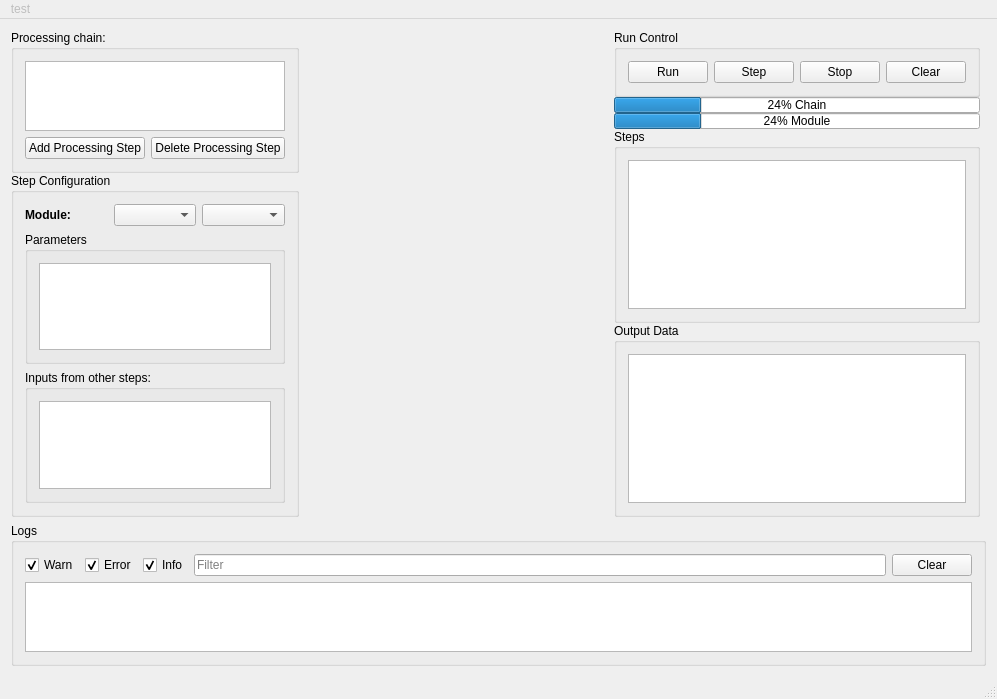
<?xml version="1.0" encoding="UTF-8"?>
<ui version="4.0">
 <class>MainWindow</class>
 <widget class="QMainWindow" name="MainWindow">
  <property name="geometry">
   <rect>
    <x>0</x>
    <y>0</y>
    <width>997</width>
    <height>699</height>
   </rect>
  </property>
  <property name="windowTitle">
   <string>MainWindow</string>
  </property>
  <widget class="QWidget" name="centralWidget">
   <layout class="QGridLayout" name="gridLayout">
    <item row="1" column="1" colspan="2">
     <widget class="QGroupBox" name="groupBox_5">
      <property name="title">
       <string>Logs</string>
      </property>
      <layout class="QGridLayout" name="gridLayout_6">
       <item row="0" column="0">
        <layout class="QHBoxLayout" name="horizontalLayout_2">
         <item>
          <widget class="QCheckBox" name="logWarnCheckbox">
           <property name="enabled">
            <bool>true</bool>
           </property>
           <property name="focusPolicy">
            <enum>Qt::NoFocus</enum>
           </property>
           <property name="text">
            <string>Warn</string>
           </property>
           <property name="checked">
            <bool>true</bool>
           </property>
          </widget>
         </item>
         <item>
          <widget class="QCheckBox" name="logErrorCheckbox">
           <property name="focusPolicy">
            <enum>Qt::NoFocus</enum>
           </property>
           <property name="text">
            <string>Error</string>
           </property>
           <property name="checked">
            <bool>true</bool>
           </property>
          </widget>
         </item>
         <item>
          <widget class="QCheckBox" name="logInfoCheckbox">
           <property name="focusPolicy">
            <enum>Qt::NoFocus</enum>
           </property>
           <property name="text">
            <string>Info</string>
           </property>
           <property name="checked">
            <bool>true</bool>
           </property>
          </widget>
         </item>
         <item>
          <widget class="QLineEdit" name="logFilterLE">
           <property name="inputMask">
            <string/>
           </property>
           <property name="placeholderText">
            <string>Filter</string>
           </property>
          </widget>
         </item>
         <item>
          <widget class="QPushButton" name="clearLogButton">
           <property name="text">
            <string>Clear</string>
           </property>
          </widget>
         </item>
        </layout>
       </item>
       <item row="2" column="0">
        <widget class="QPlainTextEdit" name="tbLog">
         <property name="readOnly">
          <bool>true</bool>
         </property>
        </widget>
       </item>
      </layout>
     </widget>
    </item>
    <item row="0" column="1">
     <layout class="QVBoxLayout" name="verticalLayout">
      <item>
       <layout class="QHBoxLayout" name="horizontalLayout_3" stretch="1,4,1">
        <item>
         <layout class="QVBoxLayout" name="verticalLayoutLeft">
          <property name="spacing">
           <number>0</number>
          </property>
          <item>
           <widget class="QGroupBox" name="groupBox">
            <property name="sizePolicy">
             <sizepolicy hsizetype="Expanding" vsizetype="Expanding">
              <horstretch>0</horstretch>
              <verstretch>0</verstretch>
             </sizepolicy>
            </property>
            <property name="title">
             <string>Processing chain:</string>
            </property>
            <layout class="QGridLayout" name="gridLayout_2">
             <item row="1" column="0">
              <widget class="QListView" name="listProcessingSteps">
               <property name="sizePolicy">
                <sizepolicy hsizetype="Preferred" vsizetype="Preferred">
                 <horstretch>0</horstretch>
                 <verstretch>0</verstretch>
                </sizepolicy>
               </property>
              </widget>
             </item>
             <item row="2" column="0">
              <layout class="QHBoxLayout" name="horizontalLayoutButtons">
               <item>
                <widget class="QPushButton" name="addButton">
                 <property name="text">
                  <string>Add Processing Step</string>
                 </property>
                </widget>
               </item>
               <item>
                <widget class="QPushButton" name="deleteButton">
                 <property name="text">
                  <string>Delete Processing Step</string>
                 </property>
                </widget>
               </item>
              </layout>
             </item>
            </layout>
           </widget>
          </item>
          <item>
           <widget class="QGroupBox" name="groupBox_2">
            <property name="title">
             <string>Step Configuration</string>
            </property>
            <layout class="QGridLayout" name="gridLayout_4">
             <item row="3" column="0">
              <widget class="QGroupBox" name="groupBox_3">
               <property name="title">
                <string>Parameters</string>
               </property>
               <layout class="QGridLayout" name="gridLayout_3">
                <item row="1" column="0">
                 <widget class="QTableView" name="tableParams"/>
                </item>
               </layout>
              </widget>
             </item>
             <item row="0" column="0">
              <layout class="QHBoxLayout" name="horizontalLayout">
               <item>
                <widget class="QLabel" name="label_3">
                 <property name="font">
                  <font>
                   <weight>75</weight>
                   <bold>true</bold>
                  </font>
                 </property>
                 <property name="text">
                  <string>Module:</string>
                 </property>
                </widget>
               </item>
               <item>
                <widget class="QComboBox" name="comboCategory"/>
               </item>
               <item>
                <widget class="QComboBox" name="comboModule"/>
               </item>
              </layout>
             </item>
             <item row="4" column="0">
              <widget class="QGroupBox" name="groupBox_4">
               <property name="title">
                <string>Inputs from other steps:</string>
               </property>
               <layout class="QGridLayout" name="gridLayout_5">
                <item row="1" column="0">
                 <widget class="QTableView" name="tableInputs"/>
                </item>
               </layout>
              </widget>
             </item>
            </layout>
           </widget>
          </item>
         </layout>
        </item>
        <item>
         <layout class="QVBoxLayout" name="verticalLayoutCenter"/>
        </item>
        <item>
         <layout class="QVBoxLayout" name="verticalLayoutRight">
          <property name="spacing">
           <number>0</number>
          </property>
          <item>
           <widget class="QGroupBox" name="groupBox_Run">
            <property name="minimumSize">
             <size>
              <width>0</width>
              <height>0</height>
             </size>
            </property>
            <property name="layoutDirection">
             <enum>Qt::LeftToRight</enum>
            </property>
            <property name="title">
             <string>Run Control</string>
            </property>
            <property name="flat">
             <bool>false</bool>
            </property>
            <layout class="QVBoxLayout" name="verticalLayout_3">
             <item>
              <layout class="QHBoxLayout" name="horizontalLayoutButtons_2">
               <item>
                <widget class="QPushButton" name="buttonRun">
                 <property name="text">
                  <string>Run</string>
                 </property>
                </widget>
               </item>
               <item>
                <widget class="QPushButton" name="buttonStep">
                 <property name="text">
                  <string>Step</string>
                 </property>
                </widget>
               </item>
               <item>
                <widget class="QPushButton" name="buttonStop">
                 <property name="text">
                  <string>Stop</string>
                 </property>
                </widget>
               </item>
               <item>
                <widget class="QPushButton" name="buttonClear">
                 <property name="text">
                  <string>Clear</string>
                 </property>
                </widget>
               </item>
              </layout>
             </item>
            </layout>
           </widget>
          </item>
          <item>
           <widget class="QProgressBar" name="progressBar">
            <property name="sizePolicy">
             <sizepolicy hsizetype="Expanding" vsizetype="Maximum">
              <horstretch>0</horstretch>
              <verstretch>0</verstretch>
             </sizepolicy>
            </property>
            <property name="value">
             <number>24</number>
            </property>
            <property name="format">
             <string>%p% Chain</string>
            </property>
           </widget>
          </item>
          <item>
           <widget class="QProgressBar" name="progressBarModule">
            <property name="sizePolicy">
             <sizepolicy hsizetype="Expanding" vsizetype="Maximum">
              <horstretch>0</horstretch>
              <verstretch>0</verstretch>
             </sizepolicy>
            </property>
            <property name="value">
             <number>24</number>
            </property>
            <property name="textVisible">
             <bool>true</bool>
            </property>
            <property name="orientation">
             <enum>Qt::Horizontal</enum>
            </property>
            <property name="invertedAppearance">
             <bool>false</bool>
            </property>
            <property name="format">
             <string>%p% Module</string>
            </property>
           </widget>
          </item>
          <item>
           <widget class="QGroupBox" name="groupBox_6">
            <property name="title">
             <string>Steps</string>
            </property>
            <layout class="QVBoxLayout" name="verticalLayout_4">
             <item>
              <widget class="QListView" name="listRunSteps"/>
             </item>
            </layout>
           </widget>
          </item>
          <item>
           <widget class="QGroupBox" name="groupBox_7">
            <property name="title">
             <string>Output Data</string>
            </property>
            <layout class="QVBoxLayout" name="verticalLayout_5">
             <item>
              <widget class="QTableView" name="tableOutputs"/>
             </item>
            </layout>
           </widget>
          </item>
         </layout>
        </item>
       </layout>
      </item>
     </layout>
    </item>
   </layout>
  </widget>
  <widget class="QStatusBar" name="statusBar"/>
  <widget class="QMenuBar" name="menuBar">
   <property name="geometry">
    <rect>
     <x>0</x>
     <y>0</y>
     <width>997</width>
     <height>27</height>
    </rect>
   </property>
   <widget class="QMenu" name="status">
    <property name="enabled">
     <bool>false</bool>
    </property>
    <property name="title">
     <string>test</string>
    </property>
    <property name="icon">
     <iconset resource="mainwindow.qrc">
      <normaloff>:/images/pen.png</normaloff>:/images/pen.png</iconset>
    </property>
   </widget>
   <addaction name="status"/>
  </widget>
  <action name="actionNew_Data_Flow">
   <property name="text">
    <string>New Data Flow</string>
   </property>
  </action>
  <action name="actionLoad_Data_Flow">
   <property name="text">
    <string>Load Data Flow</string>
   </property>
  </action>
  <action name="actionSave_Data_Flow">
   <property name="text">
    <string>Save Data Flow</string>
   </property>
  </action>
  <action name="actionSave_Data_Flow_as">
   <property name="text">
    <string>Save Data Flow as</string>
   </property>
  </action>
  <action name="actionExit">
   <property name="text">
    <string>Exit</string>
   </property>
  </action>
  <action name="actionAbout">
   <property name="text">
    <string>About</string>
   </property>
  </action>
  <action name="actionDocumentation">
   <property name="text">
    <string>Documentation</string>
   </property>
  </action>
 </widget>
 <layoutdefault spacing="6" margin="11"/>
 <resources>
  <include location="mainwindow.qrc"/>
 </resources>
 <connections/>
</ui>
